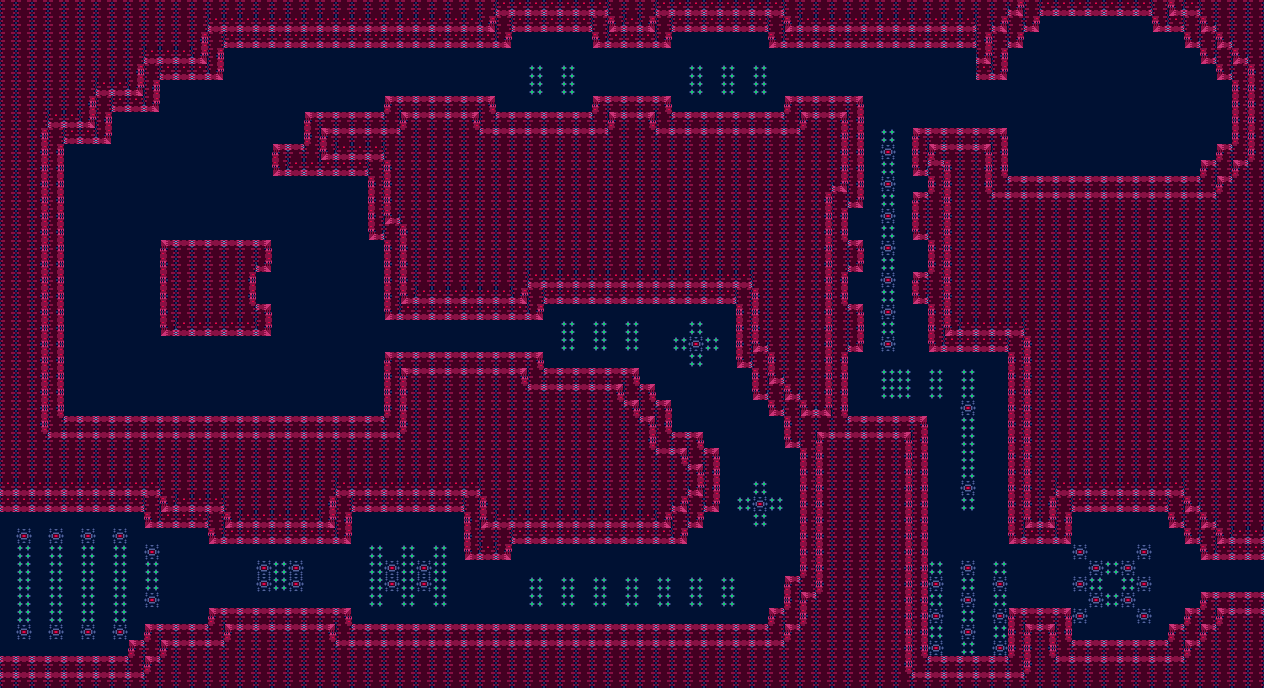

Rendered tile map (Tiled .tmx) drawn with the repository's tilesets; below, a short description and the map source with its tile grids summarised:
An orthogonal 79x43 tile map with 16x16 px tiles, 1 tile layer (layer) and 9 objects.

<map version="1.10" tiledversion="1.11.2" orientation="orthogonal" renderorder="right-down" width="79" height="43" tilewidth="16" tileheight="16" infinite="0" nextlayerid="2" nextobjectid="1">
 <tileset firstgid="1" name="tiles" tilewidth="16" tileheight="16" tilecount="24" columns="6">
  <image source="lr5.png" width="96" height="64" />
  <tile id="0">
   <objectgroup draworder="index" id="2">
    <object id="1" x="0" y="0">
     <polygon points="0,0 16,0 16,16 0,16" />
    </object>
   </objectgroup>
  </tile>
  <tile id="1">
   <objectgroup draworder="index" id="2">
    <object id="1" x="0" y="0">
     <polygon points="0,0 16,0 16,16 0,16" />
    </object>
   </objectgroup>
  </tile>
  <tile id="2">
   <objectgroup draworder="index" id="2">
    <object id="1" x="0" y="0">
     <polygon points="0,0 16,0 16,16 0,16" />
    </object>
   </objectgroup>
  </tile>
  <tile id="3">
   <objectgroup draworder="index" id="2">
    <object id="1" x="0" y="0">
     <polygon points="0,0 16,0 16,16 0,16" />
    </object>
   </objectgroup>
  </tile>
  <tile id="5">
   <objectgroup draworder="index" id="2">
    <object id="1" x="0" y="0">
     <polygon points="0,0 16,0 16,16 0,16" />
    </object>
   </objectgroup>
  </tile>
  <tile id="10">
   <objectgroup draworder="index" id="2">
    <object id="1" x="0" y="0">
     <polygon points="0,0 16,0 16,16 0,16" />
    </object>
   </objectgroup>
  </tile>
  <tile id="11">
   <objectgroup draworder="index" id="2">
    <object id="1" x="0" y="0">
     <polygon points="0,0 16,0 16,16 0,16" />
    </object>
   </objectgroup>
  </tile>
  <tile id="12">
   <objectgroup draworder="index" id="2">
    <object id="1" x="0" y="0">
     <polygon points="0,0 16,0 16,16 0,16" />
    </object>
   </objectgroup>
  </tile>
  <tile id="13">
   <objectgroup draworder="index" id="2">
    <object id="1" x="0" y="0">
     <polygon points="0,0 16,0 16,16 0,16" />
    </object>
   </objectgroup>
  </tile>
 </tileset>
 <layer id="1" name="layer" width="79" height="43">
  <data>[3397 cells, 3397 non-empty, 12 distinct tile ids]</data>
 </layer>
</map>